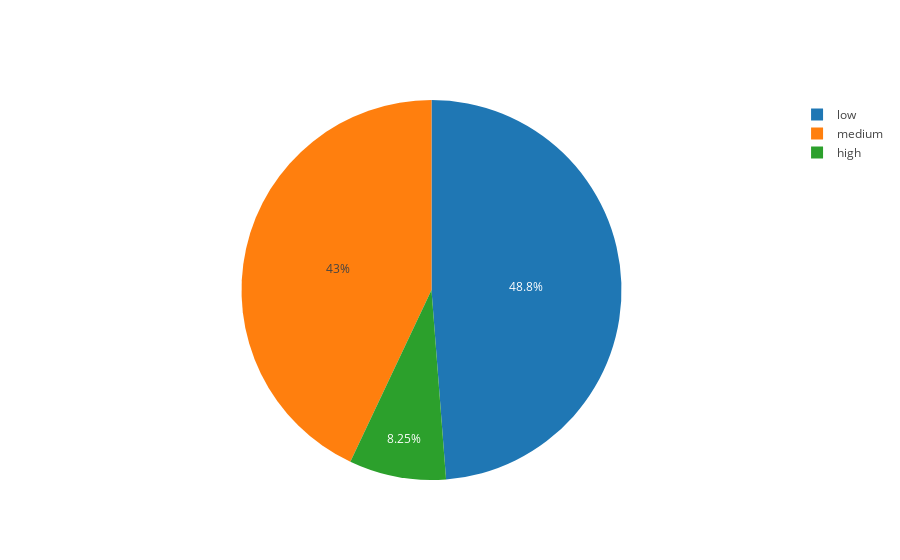

The code cell stored with this chart in its notebook:
### Code cell
from plotly.offline import init_notebook_mode, iplot
import plotly
import plotly.graph_objs as go

init_notebook_mode(connected=True)

labels = salary1.index
values = salary1['count']

trace = go.Pie(labels=labels, values=values)

iplot([trace], show_link=False)

### Figure 1 — Plotly figure (JSON) as saved in the notebook; plotly's stock layout.template omitted (floating-point values rounded to 4 significant figures)
{"data": [{"labels": ["high", "low", "medium"], "type": "pie", "uid": "482917f2-ab4e-4e71-bf61-4324cacd02fb", "values": [1237, 7316, 6446]}], "layout": {}}
